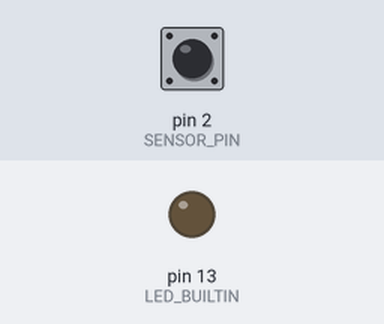
Recording of a sketch running on a simulated Arduino Uno, built with avr-gcc and run on an emulated ATmega328P. On the bench: output pins drawn as LEDs (lit = HIGH). Dashed ring = blinking. Inputs (shaded band) come from the test bench; at power-on: pin 2 (SENSOR_PIN) HIGH. What the sketch prints to the serial monitor is not drawn.

Above: at 1.2 s.
1.3 s: pin 2 (SENSOR_PIN) driven LOW
At 2.2 s:
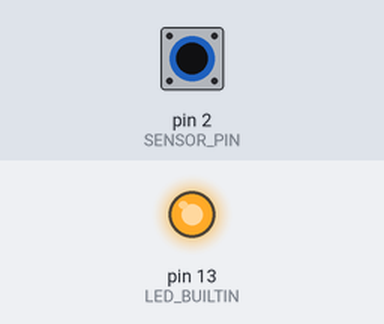
2.8 s: pin 2 (SENSOR_PIN) pulsed HIGH 5 times (0.12 s each, 0.3 s apart)
At 3.37 s:
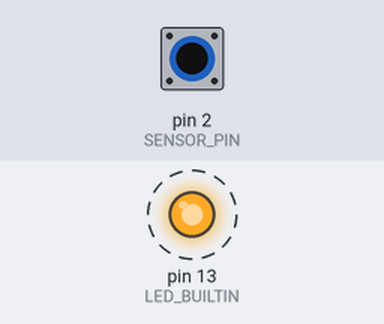
Timing chart, 0 to 5.8 s (numbered marks = the images above; inputs shaded):
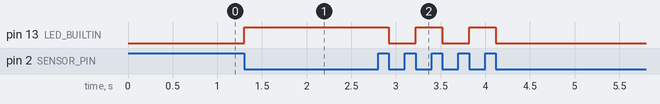

The sketch:

CineCaptureTrigger.ino
```cpp
// (licence header left out)
const uint8_t SENSOR_PIN = 2;          // must be an interrupt pin
const unsigned long DEBOUNCE_US = 5000;  // ignore re-triggers within 5 ms

volatile bool pulse = false;
volatile unsigned long lastPulse = 0;

void onSensor() {
  unsigned long now = micros();
  if (now - lastPulse >= DEBOUNCE_US) {
    lastPulse = now;
    pulse = true;
  }
}

void setup() {
  pinMode(SENSOR_PIN, INPUT_PULLUP);
  pinMode(LED_BUILTIN, OUTPUT);
  Serial.begin(115200);
  attachInterrupt(digitalPinToInterrupt(SENSOR_PIN), onSensor, FALLING);
}

void loop() {
  if (pulse) {
    pulse = false;
    Serial.write('T');
    digitalWrite(LED_BUILTIN, !digitalRead(LED_BUILTIN));
  }
}
```

Measured:
- after the input at 1.3 s, pin 13 (LED_BUILTIN): LOW → HIGH at once
- after the input at 2.8 s, pin 13 (LED_BUILTIN): alternates HIGH for 0.30 s and LOW for 0.30 s, 5 changes in all, then stays LOW, starting after 0.12 s
